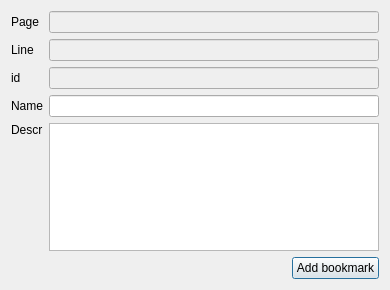
<?xml version="1.0" encoding="UTF-8"?>
<ui version="4.0">
 <class>AddBookmark</class>
 <widget class="QDialog" name="AddBookmark">
  <property name="geometry">
   <rect>
    <x>0</x>
    <y>0</y>
    <width>390</width>
    <height>290</height>
   </rect>
  </property>
  <property name="windowTitle">
   <string>Add bookmark</string>
  </property>
  <property name="windowIcon">
   <iconset resource="resources.qrc">
    <normaloff>:/bookmark.png</normaloff>:/bookmark.png</iconset>
  </property>
  <layout class="QVBoxLayout" name="verticalLayout">
   <item>
    <layout class="QGridLayout" name="gridLayout">
     <item row="0" column="0">
      <widget class="QLabel" name="label_4">
       <property name="text">
        <string>Page</string>
       </property>
      </widget>
     </item>
     <item row="4" column="1">
      <widget class="QPlainTextEdit" name="tedescr"/>
     </item>
     <item row="3" column="0">
      <widget class="QLabel" name="label_2">
       <property name="text">
        <string>Name</string>
       </property>
      </widget>
     </item>
     <item row="1" column="0">
      <widget class="QLabel" name="label_5">
       <property name="text">
        <string>Line</string>
       </property>
      </widget>
     </item>
     <item row="0" column="1">
      <widget class="QLineEdit" name="lepage">
       <property name="enabled">
        <bool>false</bool>
       </property>
      </widget>
     </item>
     <item row="3" column="1">
      <widget class="QLineEdit" name="lename"/>
     </item>
     <item row="4" column="0">
      <widget class="QLabel" name="label_3">
       <property name="text">
        <string>Descr</string>
       </property>
       <property name="alignment">
        <set>Qt::AlignLeading|Qt::AlignLeft|Qt::AlignTop</set>
       </property>
      </widget>
     </item>
     <item row="1" column="1">
      <widget class="QLineEdit" name="leline">
       <property name="enabled">
        <bool>false</bool>
       </property>
      </widget>
     </item>
     <item row="2" column="1">
      <widget class="QLineEdit" name="leid">
       <property name="enabled">
        <bool>false</bool>
       </property>
      </widget>
     </item>
     <item row="2" column="0">
      <widget class="QLabel" name="label">
       <property name="text">
        <string>id</string>
       </property>
      </widget>
     </item>
    </layout>
   </item>
   <item>
    <layout class="QHBoxLayout" name="horizontalLayout">
     <item>
      <spacer name="horizontalSpacer">
       <property name="orientation">
        <enum>Qt::Horizontal</enum>
       </property>
       <property name="sizeHint" stdset="0">
        <size>
         <width>40</width>
         <height>20</height>
        </size>
       </property>
      </spacer>
     </item>
     <item>
      <widget class="QPushButton" name="pbAdd">
       <property name="text">
        <string>Add bookmark</string>
       </property>
       <property name="icon">
        <iconset resource="resources.qrc">
         <normaloff>:/bookmark.png</normaloff>:/bookmark.png</iconset>
       </property>
      </widget>
     </item>
    </layout>
   </item>
  </layout>
 </widget>
 <tabstops>
  <tabstop>lepage</tabstop>
  <tabstop>leline</tabstop>
  <tabstop>leid</tabstop>
  <tabstop>lename</tabstop>
  <tabstop>tedescr</tabstop>
  <tabstop>pbAdd</tabstop>
 </tabstops>
 <resources>
  <include location="resources.qrc"/>
 </resources>
 <connections/>
</ui>
